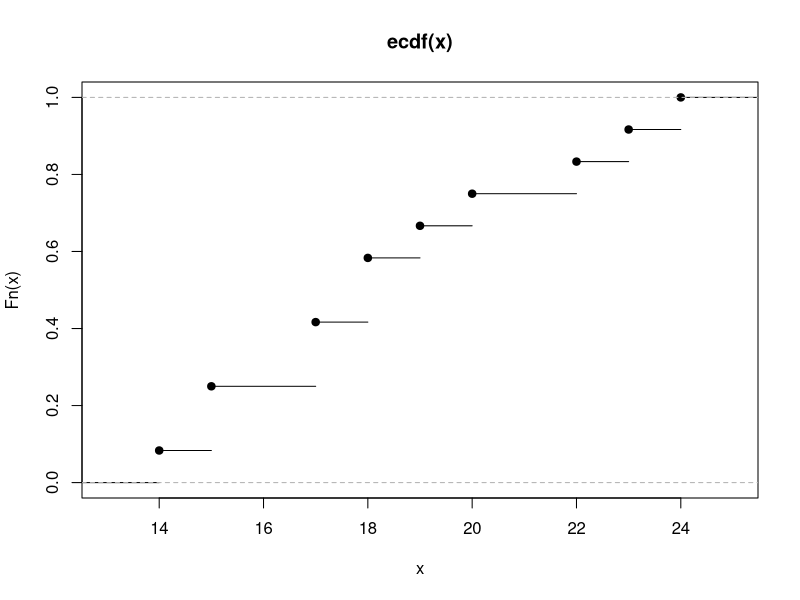

Here is the R script that generated this plot:
###############
### SADA 1 
################
library(tidyverse)

######
# Uloha 19:

#a) pravdepodobnost ze vytihaneme 2 cervene, ak je 6B, 4M, 5C
vzorka <- c(rep(1,6), rep(2,4), rep(3,5))

# analyticky 1/9
mean(replicate(100000,identical(sample(vzorka, 2,replace = TRUE),c(3,3))))

#b) to iste, ale bez vratenia

#analyticky 2/21
mean(replicate(50000,identical(sample(vzorka, 2,replace = FALSE),c(3,3))))

#####
## 20
#####
dbinom(4,size = 10, prob = 7/100)


#####
## 23
#####
n <- 3
p <- 0.47
dbinom(0:3, size = n, prob = p)
cumsum(dbinom(0:3, size = n, prob = p))
       

#####
## 24
#####
pnorm(c(0,1.35,2.79,1.354))

#####
## 25
#####
qnorm(c(0.7703,0.9292,0.9853))

#####
## 26
#####
pnorm(c(-0.38,-1.43,-2.88))

#####
## 27
#####
qnorm(c(0.0120,0.1469))

#####
## 28
#####
pnorm(1.25, mean = 0.5,sd = 1.2)

pnorm(2.6, mean = 0.5,sd = 1.2) - pnorm(1.15, mean = 0.5,sd = 1.2)


##################
#### SADA 2 
#################

# Uloha 1 
1 - pnorm(300,mean = 250,sd = 60)

# Uloha 2
pnorm(60,mean = 60,sd = sqrt(90))
1 - pnorm(90,mean = 60,sd = sqrt(90))
pnorm(80,mean = 60,sd = sqrt(90)) - pnorm(60,mean = 60,sd = sqrt(90))

# Uloha 3
kg <- c(100, 101, 105, 99,100, 98,99,104,98,93,100,103,97,95,99,105,101,94)
sort(kg)
length(kg)
median(kg)

# Uloha 4
kg <- c(100, 101, 105, 99,100, 98,99,104,98,93,100,103,97,95,99,105,101)
sort(kg)
length(kg)
median(kg) 

# Uloha 5
x <- c(24,20,14,17,18,23,17,15,19,18,15,22)
ecdf(x)
table(x)
plot(ecdf(x))
mean(x)

var(x) * 11 / 12
sd(x)
median(x)

# Uloha 6
x <- c(3,1,8,6,4,6,9,5)
median(x)
mean(x)
var(x)
sd(x)

# Uloha 8
x <- c( rep(34.5,2),rep(44.5,3),rep(54.5,11), rep(64.5,20), rep(74.5,32), rep(84.5, 25), rep(94.5,7))
table(x)
median(x)
mean(x)
var(x)
sd(x)


# Uloha 9
x <- c(rep(2.5,2 ),rep(3.5, 4),rep(4.5, 4),rep(5.5,1 ))
mean(x)
var(x)
sd(x)
# Uloha 10
x <- c(0.253,0.253,0.253,0.254,0.252,0.251,0.248,0.250)
mean(x)
var(x)
sd(x)

#a)
t.test(x, mu = 0.25, alternative = "greater")
qt(0.95,df = 7)

#b)
t.test(x, mu = 0.25, alternative = "less")
qt(0.05,df = 7)

#b)
t.test(x, mu = 0.25)
qt(0.025,df = 7)
qt(0.975,df = 7)


# Uloha 11
x <- c(10.4, 10.3, 9.6, 10.2, 9.9, 10.4)
mean(x)
var(x)
sd(x)

t.test(x, mu = 10, alternative = "less")
qt(0.05,df = 5)

# Uloha 12 
x <- c(0.62, 0.64, 0.67, 0.63, 0.59, 0.65, 0.62, 0.59)
mean(x)
var(x)

statistika <- (length(x) - 1) * var(x) / 0.003

# Kvantily
qchisq(c(0.025, 0.05, 0.95, 0.975), df = length(x)-1)

# Uloha 13
x <- c(2.8,2.9,2.7,2.7,2.8,2.5)

mean(x)
var(x)
sd(x)

qchisq(0.05,df = 5)

# Uloha 14
x <- c(36.1,36.9,35.8,39.6,33.2,38.5,31.8)
y <- c(37.3,35.8,34.3,48.6,29.6,39.9,28.5)

d <- y-x
mean(d)
var(d)
sd(d)

t.test(d,alternative = "greater")
qt(0.95, df = 6)


# Uloga 15
x <- c(1, 0.77, 1.45, 1.77, 0.85, 0.15)
y <- c(0.8, 0.66, 1.22, 1.5, 0.65, 0.05)

d <- x-y
mean(d)
var(d)
sd(d)

t.test(d,alternative = "greater")
qt(0.95, df = 5)
 
# Uloha16 

x <- c(50,57,84,39,73,90,78,73,65)
mean(x)
var(x)
sd(x)
t.test(x, mu = 65, alternative = "less")
qt(0.05,df = 8)
#pt(0.484,df = 8)

# Uloha 17
x <- c(0.95, 1.15, 0.65, 0.56, 0.43, 0.55, 1.12, 1.23, 1.3, 0.64)
mean(x)
var(x)

statistika <- (length(x) - 1) * var(x) / 0.1
qchisq(0.95, df = length(x)-1)
